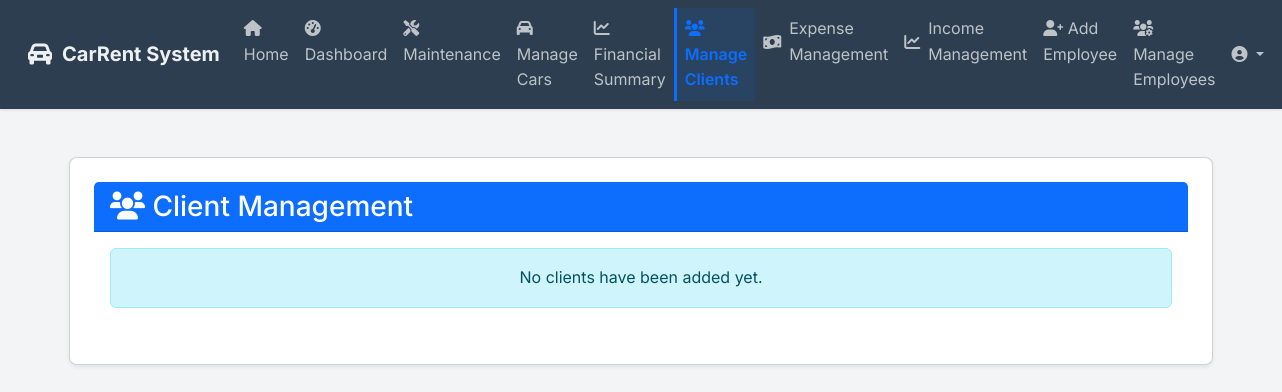
Before: /manage_clients (signed in) with the older database file.
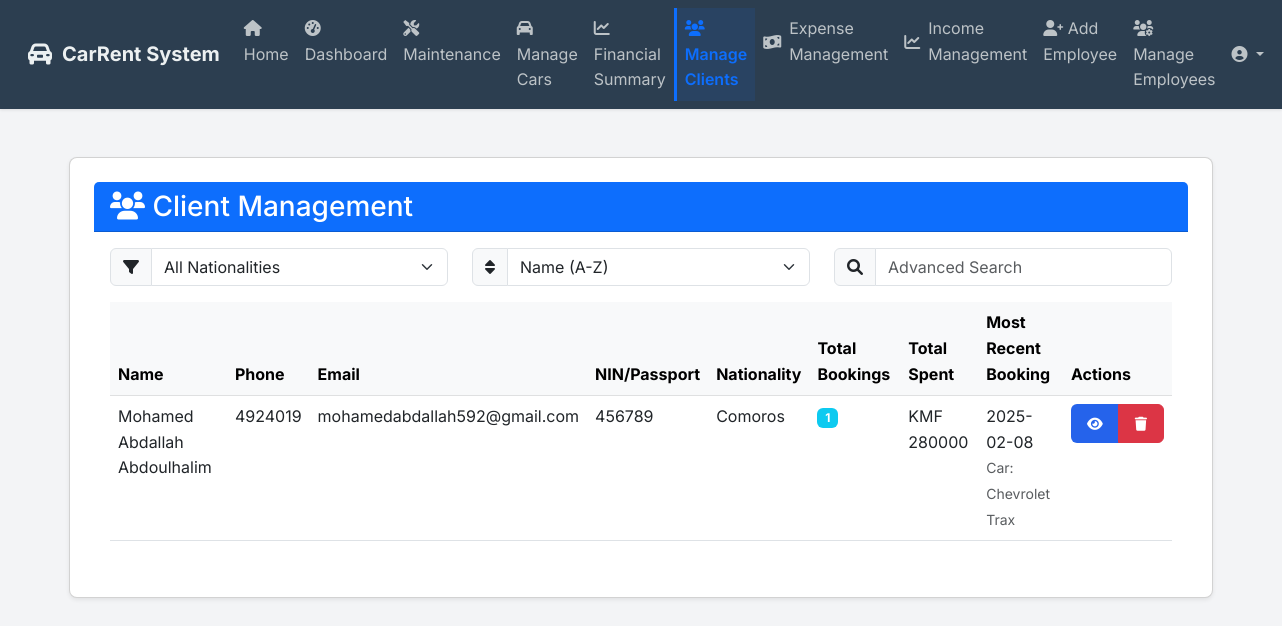
After: the same page with the newer database file.
### app/models.py (models this page shows, shortened)
class Customer(db.Model):
    id = db.Column(db.Integer, primary_key=True)
    name = db.Column(db.String(100), nullable=False)
    phone = db.Column(db.String(20), unique=True, nullable=False)
    email = db.Column(db.String(120), unique=True, nullable=True)
    address = db.Column(db.String(200), nullable=True)
    license_number = db.Column(db.String(50), nullable=False)
    nin_passport_number = db.Column(db.String(50), unique=True, nullable=True)
    nationality = db.Column(db.String(50), nullable=True)
    created_at = db.Column(db.DateTime, default=datetime.utcnow)
    bookings = db.relationship('Booking', backref='customer', lazy='dynamic')

class Booking(db.Model):
    id = db.Column(db.Integer, primary_key=True)
    employee_id = db.Column(db.Integer, db.ForeignKey('user.id'), nullable=False)
    customer_id = db.Column(db.Integer, db.ForeignKey('customer.id'), nullable=False)
    car_id = db.Column(db.Integer, db.ForeignKey('car.id'), nullable=False)
    start_date = db.Column(db.DateTime, nullable=False)
    end_date = db.Column(db.DateTime, nullable=False)
    total_cost = db.Column(db.Float, nullable=False)
    deposit_amount = db.Column(db.Float, nullable=False)
    status = db.Column(db.String(20), default='active')
    notes = db.Column(db.Text)
    created_at = db.Column(db.DateTime, default=datetime.utcnow)

class Car(db.Model):
    id = db.Column(db.Integer, primary_key=True)
    model = db.Column(db.String(100), nullable=False)
    year = db.Column(db.Integer, nullable=False)
    license_plate = db.Column(db.String(20), unique=True, nullable=False)
    daily_rate = db.Column(db.Float, nullable=False)
    is_available = db.Column(db.Boolean, default=True)
    category = db.Column(db.String(50), nullable=False)
    description = db.Column(db.Text)
    features = db.Column(db.Text)  # Store as JSON string
    main_image = db.Column(db.String(200))  # Path to main display image
    display_order = db.Column(db.Integer, default=0)  # New field for custom ordering
    images = db.relationship('CarImage', backref='car', lazy=True, cascade='all, delete-orphan')
    bookings = db.relationship('Booking', backref='car', lazy=False)
    maintenance_records = db.relationship('Maintenance', backref='car', lazy=True, cascade='all, delete-orphan')

### app/routes.py (the view, shortened to what this page needs)
@main.route('/manage_clients', methods=['GET', 'POST'])
@login_required
def manage_clients():
    if not (current_user.is_admin or current_user.role in ['manager', 'secretary']):
        flash('Access denied. Only administrators, managers, and secretaries can manage clients.', 'danger')
        return redirect(url_for('main.dashboard'))
    clients = Customer.query.all()
    client_details = []
    for client in clients:
        bookings = Booking.query.filter_by(customer_id=client.id).all()
        total_bookings = len(bookings)
        total_amount_spent = sum(booking.total_cost for booking in bookings)
        most_recent_booking = max(bookings, key=lambda x: x.created_at) if bookings else None
        client_details.append({
            'client': client,
            'total_bookings': total_bookings,
            'total_amount_spent': total_amount_spent,
            'most_recent_booking': most_recent_booking
        })
    return render_template('manage_clients.html', client_details=client_details)

### app/templates/manage_clients.html (shortened to what the changed rows need)
{% extends "base.html" %}
{% block content %}
<div class="container-fluid py-4">
    <div class="row">
        <div class="col-12">
            <div class="card shadow-sm">
                <div class="card-body">
                    {% if client_details %}
                        <div class="row mb-3">
                            <div class="col-md-4">
                                <div class="input-group">
                                    <span class="input-group-text"><i class="fas fa-filter"></i></span>
                                    <select id="nationality-filter" class="form-select">
                                        <option value="">All Nationalities</option>
                                        {% set unique_nationalities = client_details|map(attribute='client.nationality')|unique|list %}
                                    </select>
                                </div>
                            </div>
                            <div class="col-md-4">
                                <div class="input-group">
                                    <span class="input-group-text"><i class="fas fa-sort"></i></span>
                                    <select id="sort-clients" class="form-select">
                                        <option value="name-asc">Name (A-Z)</option>
                                    </select>
                                </div>
                            </div>
                            <div class="col-md-4">
                                <div class="input-group">
                                    <span class="input-group-text"><i class="fas fa-search"></i></span>
                                    <input type="text" id="advanced-search" class="form-control" placeholder="Advanced Search">
                                </div>
                            </div>
                        </div>
                        <div class="table-responsive">
                            <table class="table table-hover">
                                <thead class="table-light">
                                    <tr>
                                        <th>Name</th>
                                        <th>Phone</th>
                                        <th>Email</th>
                                        <th>NIN/Passport</th>
                                        <th>Nationality</th>
                                        <th>Total Bookings</th>
                                        <th>Total Spent</th>
                                        <th>Most Recent Booking</th>
                                        <th>Actions</th>
                                    </tr>
                                </thead>
                                <tbody id="clients-table-body">
                                    {% for detail in client_details %}
                                    {% set client = detail.client %}
                                    <tr>
                                        <td>{{ client.name }}</td>
                                        <td>{{ client.phone }}</td>
                                        <td>{{ client.email or 'N/A' }}</td>
                                        <td>{{ client.nin_passport_number or 'N/A' }}</td>
                                        <td>{{ client.nationality or 'N/A' }}</td>
                                        <td>
                                            <span class="badge bg-info">
                                                {{ detail.total_bookings }}
                                            </span>
                                        </td>
                                        <td>KMF {{ "%.0f"|format(detail.total_amount_spent) }}</td>
                                        <td>
                                            {% if detail.most_recent_booking %}
                                                {{ detail.most_recent_booking.created_at.strftime('%Y-%m-%d') }}
                                                <br>
                                                <small class="text-muted">
                                                    Car: {{ detail.most_recent_booking.car.model }}
                                                </small>
                                            {% else %}
                                                No bookings
                                            {% endif %}
                                        </td>
                                        <td>
                                            <div class="btn-group" role="group">
                                                <button class="btn btn-sm btn-primary view-client"
                                                        data-client-id="{{ client.id }}"
                                                        data-bs-toggle="modal"
                                                        data-bs-target="#clientDetailsModal">
                                                    <i class="fas fa-eye"></i>
                                                </button>
                                                <button class="btn btn-sm btn-danger delete-client"
                                                        data-client-id="{{ client.id }}">
                                                    <i class="fas fa-trash"></i>
                                                </button>
                                            </div>
                                        </td>
                                    </tr>
                                    {% endfor %}
                                </tbody>
                            </table>
                        </div>
                    {% else %}
                        <div class="alert alert-info text-center" role="alert">
                            {% if phone_search %}
                            No clients found matching phone number "{{ phone_search }}".
                            {% else %}
                            No clients have been added yet.
                            {% endif %}
                        </div>
                    {% endif %}
                </div>
            </div>
        </div>
    </div>
</div>
{% endblock %}

Changed rows visible on the page:
added Customer: name "Mohamed Abdallah Abdoulhalim", phone "4924019", email "mohamedabdallah592@gmail.com", nin_passport_number "456789", nationality "Comoros"
added Booking: most_recent_booking.created_at "2025-02-08"
now on this page (row edited): Car: most_recent_booking.car.model "Chevrolet Trax"
Other visible differences:
form field value: (not shown) → "All Nationalities"
form field value: (not shown) → "Name (A-Z)"
text no longer shown: "No clients have been added yet."
text now shown: "Name Phone Email NIN/Passport Nationality Total Bookings Total Spent Most Recent Booking Actions"
new list line: "1 KMF 280000 Car:"
